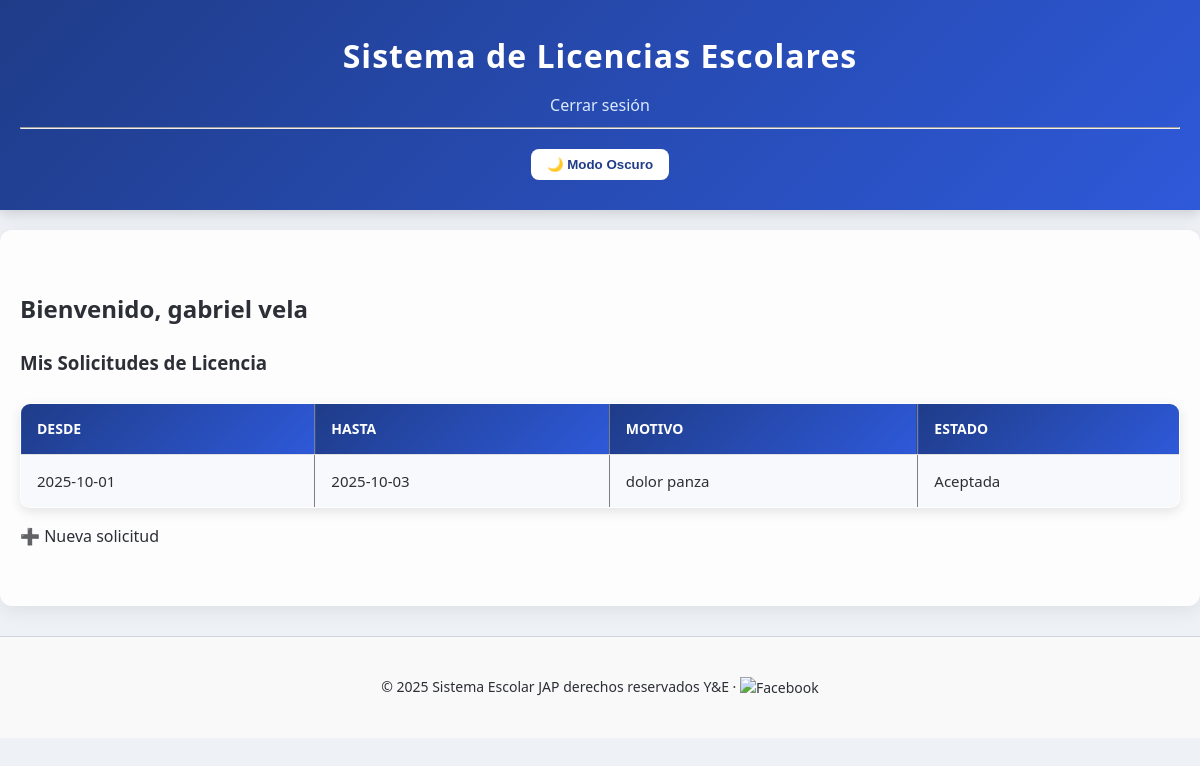
/dashboard_profesor (signed in), run on the app's committed database.
### tables this page shows
CREATE TABLE licencias (
            id INTEGER PRIMARY KEY AUTOINCREMENT,
            profesor_id INTEGER,
            fecha TEXT,
            motivo TEXT,
            estado TEXT DEFAULT 'En espera',
            fecha_inicio TEXT,
            fecha_fin TEXT,
            FOREIGN KEY (profesor_id) REFERENCES profesores(id)
        );

### colegio-licencias/app.py (the view)
    @app.route('/dashboard_profesor')
    def dashboard_profesor():
        if session.get('user_role') != 'profesor':
            return redirect(url_for('login'))
        conn = get_db_connection()
        licencias = conn.execute(
            'SELECT * FROM licencias WHERE profesor_id = ? ORDER BY fecha DESC',
            (session['profesor_id'],)
        ).fetchall()
        conn.close()
        return render_template('dashboard_profesor.html', licencias=licencias)

### colegio-licencias/templates/dashboard_profesor.html (shortened to what this page needs)
{% extends "base.html" %}
{% block content %}
  <h2>Bienvenido, {{ session['user_name'] }}</h2>
  <h3>Mis Solicitudes de Licencia</h3>
  {% if licencias %}
    <table border="1" cellpadding="8">
      <tr>
        <th>Desde</th>
        <th>Hasta</th>
        <th>Motivo</th>
        <th>Estado</th>
      </tr>
      {% for licencia in licencias %}
      <tr>
        <td>{{ licencia['fecha_inicio'] }}</td>
        <td>{{ licencia['fecha_fin'] }}</td>
        <td>{{ licencia['motivo'] }}</td>
        <td>{{ licencia['estado'] }}</td>
      </tr>
      {% endfor %}
    </table>
  {% else %}
    <p>No has enviado solicitudes aún.</p>
  {% endif %}
  <p>
    <a href="{{ url_for('solicitudes') }}">➕ Nueva solicitud</a>
  </p>
{% endblock %}

### colegio-licencias/static/css/styles.css (style rules this page uses)
body { font-family: "Segoe UI", Roboto, Arial, sans-serif; margin: 0; padding: 0; background: #eef1f6; color: #2c2f36; line-height: 1.6; }
table { width: 100%; border-collapse: collapse; margin-top: 25px; overflow: hidden; border-radius: 10px; box-shadow: 0 2px 8px rgba(0,0,0,0.1); }
table th, table td { padding: 14px; border-bottom: 1px solid #e0e0e0; text-align: left; font-size: 15px; }
table th { background-color: #1f3c88; color: #fff; font-weight: 600; text-transform: uppercase; }
table tr:nth-child(even) { background-color: #f3f6fc; }
a { text-decoration: none; color: inherit; }
table { border-collapse: collapse; width: 100%; border-radius: 10px; overflow: hidden; box-shadow: 0 4px 12px rgba(0,0,0,0.1); background: #fff; }
table th, table td { padding: 14px 16px; text-align: left; transition: background 0.3s ease, color 0.3s ease; }
table th { background: linear-gradient(135deg, #1f3c88, #2e59d9); color: #fff; font-weight: 600; text-transform: uppercase; font-size: 14px; }
table tr { transition: background 0.3s ease, transform 0.2s ease; }
table tr:nth-child(even) { background-color: #f7f9fc; }
body, header, main, table, th, td, .form-container, .login-card, .footer, .btn-primary, .login-card button { transition: background-color 0.4s ease, color 0.4s ease, border-color 0.4s ease, box-shadow 0.4s ease; }

### data on the page
licencias: fecha_inicio "2025-10-01", fecha_fin "2025-10-03", motivo "dolor panza", estado "Aceptada"

### other printed values
{{ session['user_name'] }} "gabriel vela"
